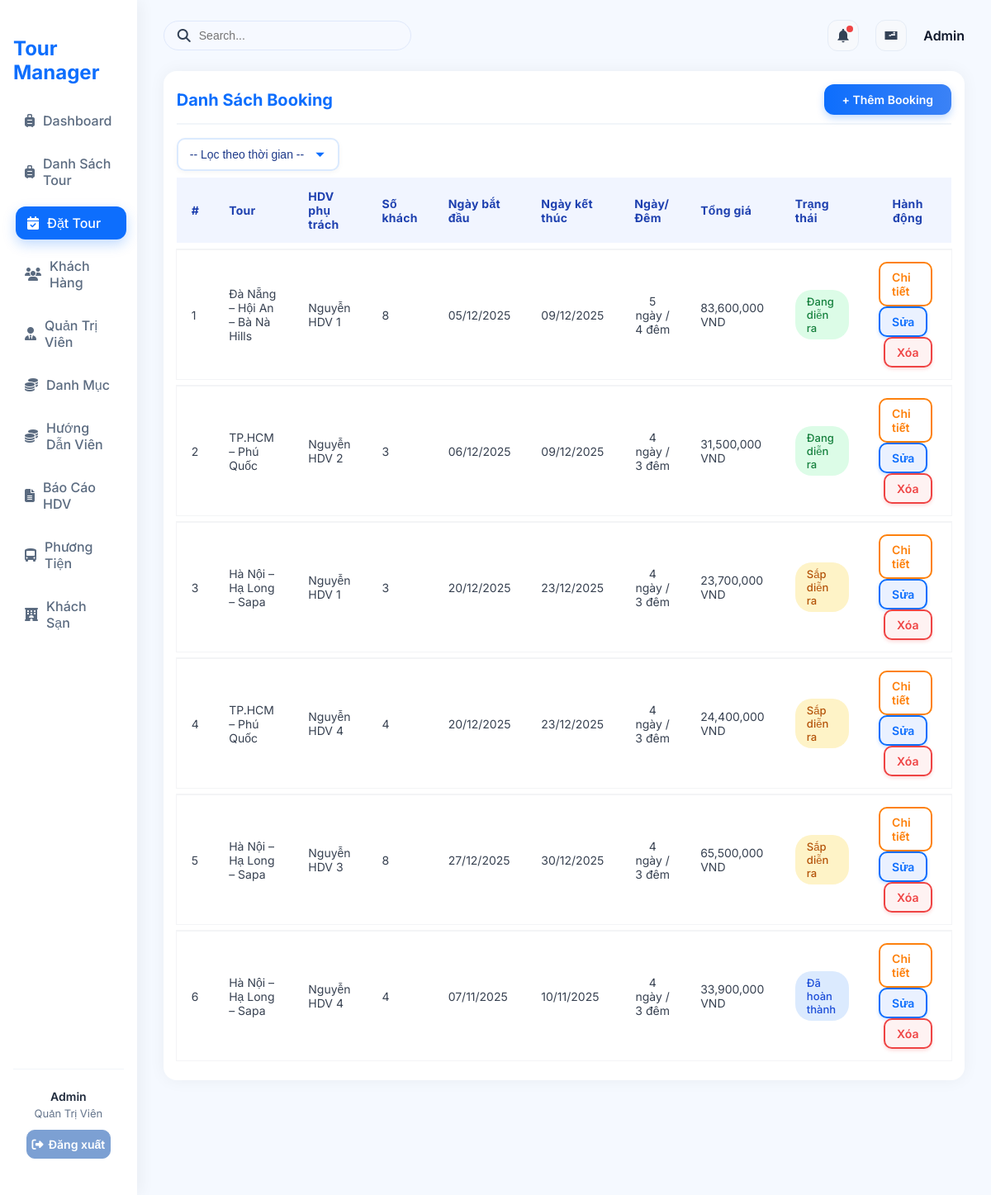
Screenshot of /?action=admin-listBooking (signed in) with the database file from the repository.
### tables this page shows
CREATE TABLE `bookings` (
  `booking_id` int NOT NULL,
  `tour_id` int DEFAULT NULL,
  `guide_id` int DEFAULT NULL,
  `hotel_id` int DEFAULT NULL,
  `vehicle_id` int DEFAULT NULL,
  `status` enum('sap_dien_ra','dang_dien_ra','cho_xac_nhan_ket_thuc','da_hoan_thanh','da_huy') NOT NULL DEFAULT 'sap_dien_ra',
  `report` text,
  `created_at` timestamp NULL DEFAULT CURRENT_TIMESTAMP,
  `start_date` date DEFAULT NULL,
  `end_date` date DEFAULT NULL,
  `total_price` decimal(12,2) NOT NULL DEFAULT '0.00'
);

CREATE TABLE `tours` (
  `tour_id` int NOT NULL,
  `tour_name` varchar(150) NOT NULL,
  `description` text,
  `price_adult` int NOT NULL DEFAULT '0',
  `price_child` int NOT NULL DEFAULT '0',
  `days` int NOT NULL DEFAULT '1',
  `category_id` int DEFAULT NULL,
  `tour_images` varchar(255) DEFAULT NULL
);

### controllers/BookingController.php (called while the page is built, shortened)
<?php
class BookingController
{
    public $bookingQuery;
    function __construct()
    {
        $this->bookingQuery = new BookingQuery();
    }
    public function listBooking()
    {
        $filter = $_GET['filter'] ?? '';
        $bookings = $this->bookingQuery->getBookingsByFilter($filter);
        require './views/Booking/listBooking.php';
    }
}
?>

### routes/index.php (called while the page is built)
<?php
$action = $_GET['action'] ?? '/';
match ($action) {
    '/' => (new AuthController)->home(),
    'admin' => require './views/admin.php',
    'login' => (new AuthController)->login(),
    'logout' => (new AuthController)->logout(),
    'admin-listTours' => require './views/admin.php',
    'admin-createTours' => require './views/admin.php',
    'admin-updateTours' => require './views/admin.php',
    'admin-listUsers' => require './views/admin.php',
    'admin-createUsers' => require './views/admin.php',
    'admin-updateUsers' => require './views/admin.php',
    'admin-listCategory' => require './views/admin.php',
    'admin-createCategory' => require './views/admin.php',
    'admin-updateCategory' => require './views/admin.php',
    'admin-listCustomer' => require './views/admin.php',
    'admin-createCustomer' => require './views/admin.php',
    'admin-updateCustomer' => require './views/admin.php',
    'admin-listDiscount' => require './views/admin.php',
    'admin-createDiscount' => require './views/admin.php',
    'admin-updateDiscount' => require './views/admin.php',
    'admin-listGuide' => require './views/admin.php',
    'admin-createGuide' => require './views/admin.php',
    'admin-updateGuide' => require './views/admin.php',
    'admin-listTourGuide' => require './views/admin.php',
    'admin-createTourGuide' => require './views/admin.php',
    'admin-updateTourGuide' => require './views/admin.php',
    'admin-listHotel' => require './views/admin.php',
    'admin-createHotel' => require './views/admin.php',
    'admin-updateHotel' => require './views/admin.php',
    'admin-listVehicles' => require './views/admin.php',
    'admin-createVehicles' => require './views/admin.php',
    'admin-updateVehicles' => require './views/admin.php',
    'admin-listReport' => require './views/admin.php',
    'admin-createReport' => require './views/admin.php',
    'admin-updateReport' => require './views/admin.php',
    default => require './views/admin.php',
};

### index.php (called while the page is built, shortened)
<?php
spl_autoload_register(function ($class) {
    $fileName = "$class.php";
    $fileModel              = PATH_MODEL . $fileName;
});
require_once './routes/index.php';

### models/BaseModel.php (called while the page is built, shortened)
<?php
class BaseModel
{
    public function __construct()
    {
        $dsn = sprintf('mysql:host=%s;port=%s;dbname=%s;charset=utf8', DB_HOST, DB_PORT, DB_NAME);
        try {
            $this->pdo = new PDO($dsn, DB_USERNAME, DB_PASSWORD, DB_OPTIONS);
        } catch (PDOException $e) {
            die("Kết nối cơ sở dữ liệu thất bại: {$e->getMessage()}. Vui lòng thử lại sau.");
        }
    }
}

### models/BookingQuery.php (called while the page is built, shortened)
<?php
class BookingQuery extends BaseModel
{
    public function getBookingsByFilter($filter)
    {
        $sql = "SELECT
            b.*,
            t.tour_name,
            h.service_name AS hotel_name,
            v.service_name AS vehicle_name,
            u.name AS guide_name,
            (SELECT COUNT(*) FROM booking_customers bc WHERE bc.booking_id = b.booking_id) AS total_customers,
            (SELECT SUM(bc.price_per_customer) FROM booking_customers bc WHERE bc.booking_id = b.booking_id) AS total_price
        FROM bookings b
        LEFT JOIN tours t ON b.tour_id = t.tour_id
        LEFT JOIN hotels h ON b.hotel_id = h.hotel_service_id
        LEFT JOIN vehicles v ON b.vehicle_id = v.vehicle_service_id
        LEFT JOIN guides g ON b.guide_id = g.guide_id
        LEFT JOIN users u ON g.user_id = u.user_id
        WHERE 1";
        $sql .= " GROUP BY b.booking_id  ORDER BY
                CASE b.status
                    WHEN 'dang_dien_ra' THEN 1
                    WHEN 'cho_xac_nhan_ket_thuc' THEN 2
                    WHEN 'sap_dien_ra' THEN 3
                    WHEN 'da_hoan_thanh' THEN 4
                    WHEN 'da_huy' THEN 5
                    ELSE 6
                END,
                b.booking_id DESC";
        $stmt = $this->pdo->prepare($sql);
        $stmt->execute();
        return $stmt->fetchAll(PDO::FETCH_ASSOC);
    }
    public function updateAutoStatus()
    {
        $today = date('Y-m-d');
        $this->pdo->query("
            UPDATE bookings
            SET status = 'sap_dien_ra'
            WHERE status IN ('sap_dien_ra','dang_dien_ra','cho_xac_nhan_ket_thuc')
            AND '$today' < start_date
        ");
        $this->pdo->query("
            UPDATE bookings
            SET status = 'dang_dien_ra'
            WHERE status IN ('sap_dien_ra','dang_dien_ra','cho_xac_nhan_ket_thuc')
            AND '$today' >= start_date
            AND '$today' <= end_date
        ");
        $this->pdo->query("
            UPDATE bookings
            SET status = 'cho_xac_nhan_ket_thuc'
            WHERE status IN ('sap_dien_ra','dang_dien_ra','cho_xac_nhan_ket_thuc')
            AND '$today' > end_date
        ");
    }
}
?>

### views/Booking/ListBooking.php (the view, shortened to what this page needs)
<div class="main-content p-4">
    <div class="table-container">
        <div class="admin-table-container">
            <div class="table-header d-flex justify-content-between align-items-center mb-3">
                <h4 class="fw-bold">Danh Sách Booking</h4>
                <a href="?action=admin-createBooking" class="btn btn-primary">
                    + Thêm Booking
                </a>
            </div>
            <div class="d-flex gap-2 mb-3">
                <form method="GET">
                    <select name="filter" class="form-select filter-select" onchange="this.form.submit()">
                        <option value="">-- Lọc theo thời gian --</option>
                    </select>
                </form>
            </div>
            <table class="table table-striped align-middle">
                <thead>
                    <tr>
                        <th>#</th>
                        <th>Tour</th>
                        <th>HDV phụ trách</th>
                        <th>Số khách</th>
                        <th>Ngày bắt đầu</th>
                        <th>Ngày kết thúc</th>
                        <th>Ngày/Đêm</th>
                        <th>Tổng giá</th>
                        <th>Trạng thái</th>
                        <th style="text-align: center;">Hành động</th>
                    </tr>
                </thead>
                <tbody>
                    <?php $i = 1; foreach ($bookings as $b):
                        $start = strtotime($b['start_date']);
                        $end   = strtotime($b['end_date']);
                        $total_days  = ($end - $start) / 86400 + 1;
                        $total_nights = $total_days - 1;
                    ?>
                    <tr>
                        <td><?= $i++; ?></td>
                        <td><?= htmlspecialchars($b['tour_name']); ?></td>
                        <td><?= htmlspecialchars($b['guide_name']); ?></td>
                        <td><?= htmlspecialchars($b['total_customers']); ?></td>
                        <td><?= date('d/m/Y', strtotime($b['start_date'])); ?></td>
                        <td><?= empty($b['end_date']) ? '' : date('d/m/Y', strtotime($b['end_date'])); ?></td>
                        <td style="text-align: center"><?= $total_days ?> ngày
                            <?= $total_nights == 0 ? "" : " / " . $total_nights . " đêm" ?></td>
                        <td><?= number_format($b['total_price']) . ' VND'?></td>
                        <td>
                            <?php if ($b['status'] == 'sap_dien_ra'): ?>
                            <span class="badge badge-warning-soft">Sắp diễn ra</span>
                            <?php elseif ($b['status'] == 'dang_dien_ra'): ?>
                            <span class="badge badge-success-soft">Đang diễn ra</span>
                            <?php elseif ($b['status'] == 'cho_xac_nhan_ket_thuc'): ?>
                            <span class="badge badge-info-soft">Chờ xác nhận kết thúc</span>
                            <?php elseif ($b['status'] == 'da_hoan_thanh'): ?>
                            <span class="badge badge-primary-soft">Đã hoàn thành</span>
                            <?php elseif ($b['status'] == 'da_huy'): ?>
                            <span class="badge badge-danger-soft">Đã hủy</span>
                            <?php endif; ?>
                        </td>
                        <td>
                            <a href="?action=admin-detailBooking&id=<?= $b['booking_id']; ?>"
                                class="btn btn-sm btn-outline-detail">Chi tiết</a>
                            <a href="?action=admin-updateBooking&id=<?= $b['booking_id']; ?>"
                                class="btn btn-sm btn-outline-success">Sửa</a>
                            <a href="?action=admin-deleteBooking&id=<?= $b['booking_id']; ?>"
                                onclick="return confirm('Xác nhận xóa booking này?')"
                                class="btn btn-sm btn-outline-danger">Xóa</a>
                        </td>
                    </tr>
                    <?php endforeach; ?>
                </tbody>
            </table>
        </div>
    </div>
</div>

### assets/css/admin.css (style rules this page uses)
* { box-sizing: border-box; }
body { font-family: "Inter", sans-serif; margin: 0; padding: 0; background: #f5f9ff; color: #334155; display: flex; height: 100vh; overflow: hidden; }

### assets/css/Booking/listBooking.css (style rules this page uses)
a { text-decoration: none; }
.badge { padding: 6px 12px; font-size: 13px; border-radius: 20px; font-weight: 500; }
.table-container h4 { font-size: 20px; font-weight: 600; color: #111827; margin-bottom: 20px; }
.table { width: 100%; border-collapse: separate; border-spacing: 0 8px; font-family: "Inter", sans-serif; }
.table thead tr { background-color: #f1f5ff; color: #1e40af; font-weight: 600; text-align: left; }
.table thead th { padding: 14px 18px; font-size: 14px; letter-spacing: 0.3px; }
.table tbody tr { background-color: #ffffff; transition: all 0.2s ease; box-shadow: 0 0 0 1px #f3f4f6; }
.table tbody td { padding: 14px 18px; font-size: 14px; color: #374151; vertical-align: middle; border-top: 1px solid #f3f4f6; }
.badge { display: inline-block; padding: 5px 12px; font-size: 13px; border-radius: 20px; font-weight: 500; }
.btn { display: inline-flex; align-items: center; justify-content: center; font-size: 14px; padding: 10px 16px; border-radius: 12px; font-weight: 600; cursor: pointer; transition: all 0.2s ease; }
.btn-sm { font-size: 14px; padding: 8px 14px; border-radius: 10px; }
.btn-outline-detail { margin-right: 5px; border: 2px solid #fd810d; color: #fd810d; background: #fff; }
.btn-outline-success { border: 2px solid #0d6efd; color: #0d6efd; background: #eaf1ff; box-shadow: 0 2px 4px rgba(13, 110, 253, 0.2); }
.btn-outline-danger { border: 2px solid #ef4444; color: #ef4444; background: #fef2f2; box-shadow: 0 2px 4px rgba(239, 68, 68, 0.2); margin-left: 6px; }
.table-header { border-bottom: 2px solid #f1f5f9; padding-bottom: 10px; }
.table-header h4 { font-size: 20px; font-weight: 700; color: #0d6efd; margin: 0; }
.table-header .btn-primary { background: linear-gradient(90deg, #0d6efd, #3b82f6); border: none; color: #fff; font-weight: 600; padding: 10px 22px; border-radius: 10px; box-shadow: 0 4px 10px rgba(13, 110, 253, 0.25); transition: 0.25s; }
.filter-select { appearance: none; -webkit-appearance: none; -moz-appearance: none; padding: 10px 40px 10px 14px; font-size: 14px; font-weight: 500; border: 2px solid #dbeafe; border-radius: 10px; cursor: pointer; transition: all 0.2s ease; color: #1e3a8a; box-shadow: 0 2px 6px rgba(0, 0, 0, 0.04); }
.filter-select option { padding: 10px; font-size: 14px; }
.badge { padding: 6px 14px; font-size: 13px; border-radius: 20px; font-weight: 500; display: inline-block; }
.badge-warning-soft { background-color: #fef3c7; color: #b45309; }
.badge-success-soft { background-color: #dcfce7; color: #15803d; }
.badge-primary-soft { background-color: #dbeafe; color: #1d4ed8; }
.table-header { border-bottom: 2px solid #f1f5f9; padding-bottom: 10px; margin-bottom: 16px; display: flex; justify-content: space-between; align-items: center; }
.table-header .btn-primary { background: linear-gradient(90deg, #0d6efd, #3b82f6); border: none; color: #fff; font-weight: 600; padding: 10px 22px; border-radius: 12px; box-shadow: 0 4px 10px rgba(13, 110, 253, 0.25); transition: 0.25s; }

### rows the page displays
bookings: tour.tour_name "Đà Nẵng – Hội An – Bà Nà Hills", guide_name "Nguyễn HDV 1", total_customers "8", start_date "05/12/2025", end_date "09/12/2025", total_days "5", total_nights "4", total_price "83,600,000", status "Đang diễn ra"
bookings: tour.tour_name "TP.HCM – Phú Quốc", guide_name "Nguyễn HDV 2", total_customers "3", start_date "06/12/2025", end_date "09/12/2025", total_days "4", total_nights "3", total_price "31,500,000", status "Đang diễn ra"
bookings: tour.tour_name "Hà Nội – Hạ Long – Sapa", guide_name "Nguyễn HDV 1", total_customers "3", start_date "20/12/2025", end_date "23/12/2025", total_days "4", total_nights "3", total_price "23,700,000", status "Sắp diễn ra"
bookings: tour.tour_name "TP.HCM – Phú Quốc", guide_name "Nguyễn HDV 4", total_customers "4", start_date "20/12/2025", end_date "23/12/2025", total_days "4", total_nights "3", total_price "24,400,000", status "Sắp diễn ra"
bookings: tour.tour_name "Hà Nội – Hạ Long – Sapa", guide_name "Nguyễn HDV 3", total_customers "8", start_date "27/12/2025", end_date "30/12/2025", total_days "4", total_nights "3", total_price "65,500,000", status "Sắp diễn ra"
bookings: tour.tour_name "Hà Nội – Hạ Long – Sapa", guide_name "Nguyễn HDV 4", total_customers "4", start_date "07/11/2025", end_date "10/11/2025", total_days "4", total_nights "3", total_price "33,900,000", status "Đã hoàn thành"

### other values shown
$user['name'] "Admin"
